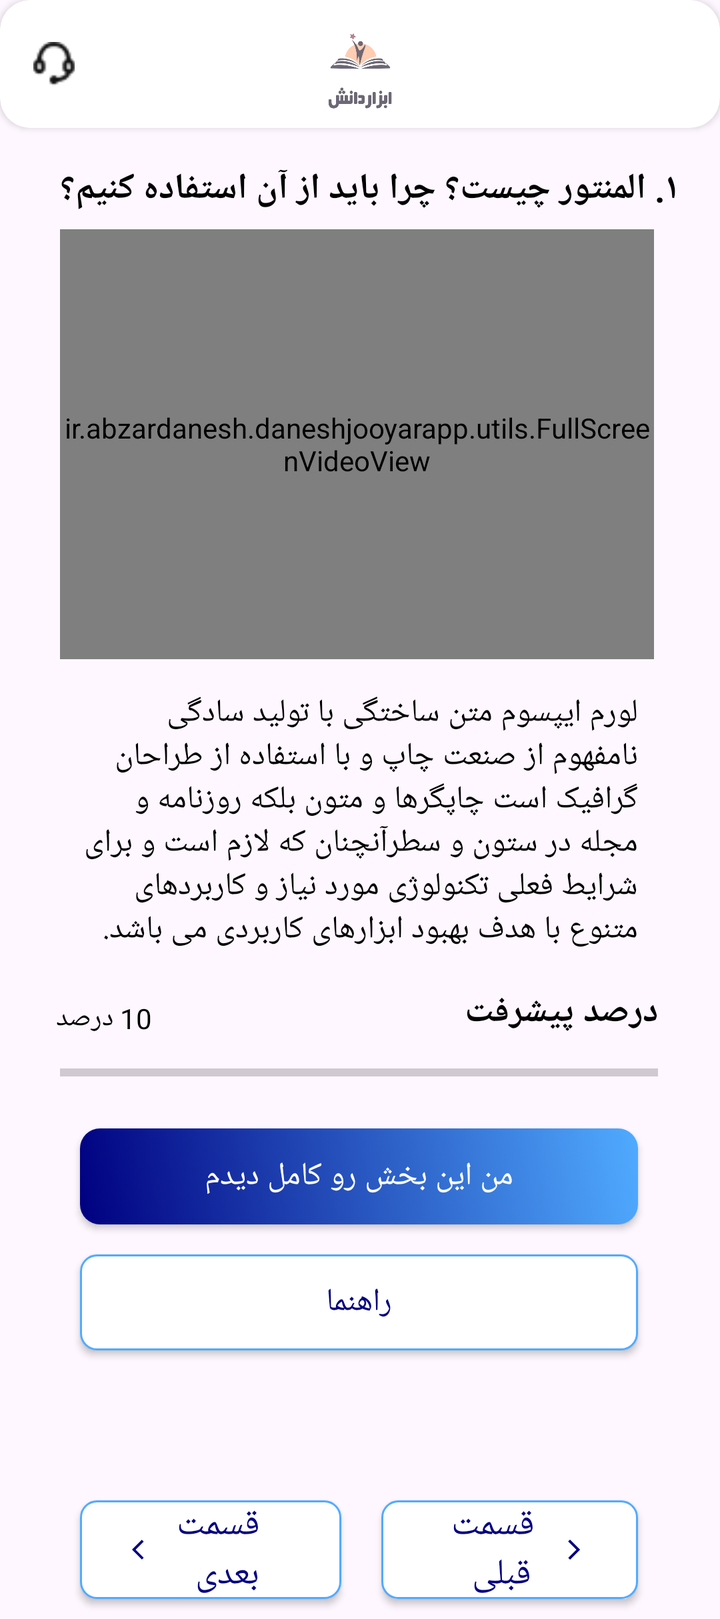
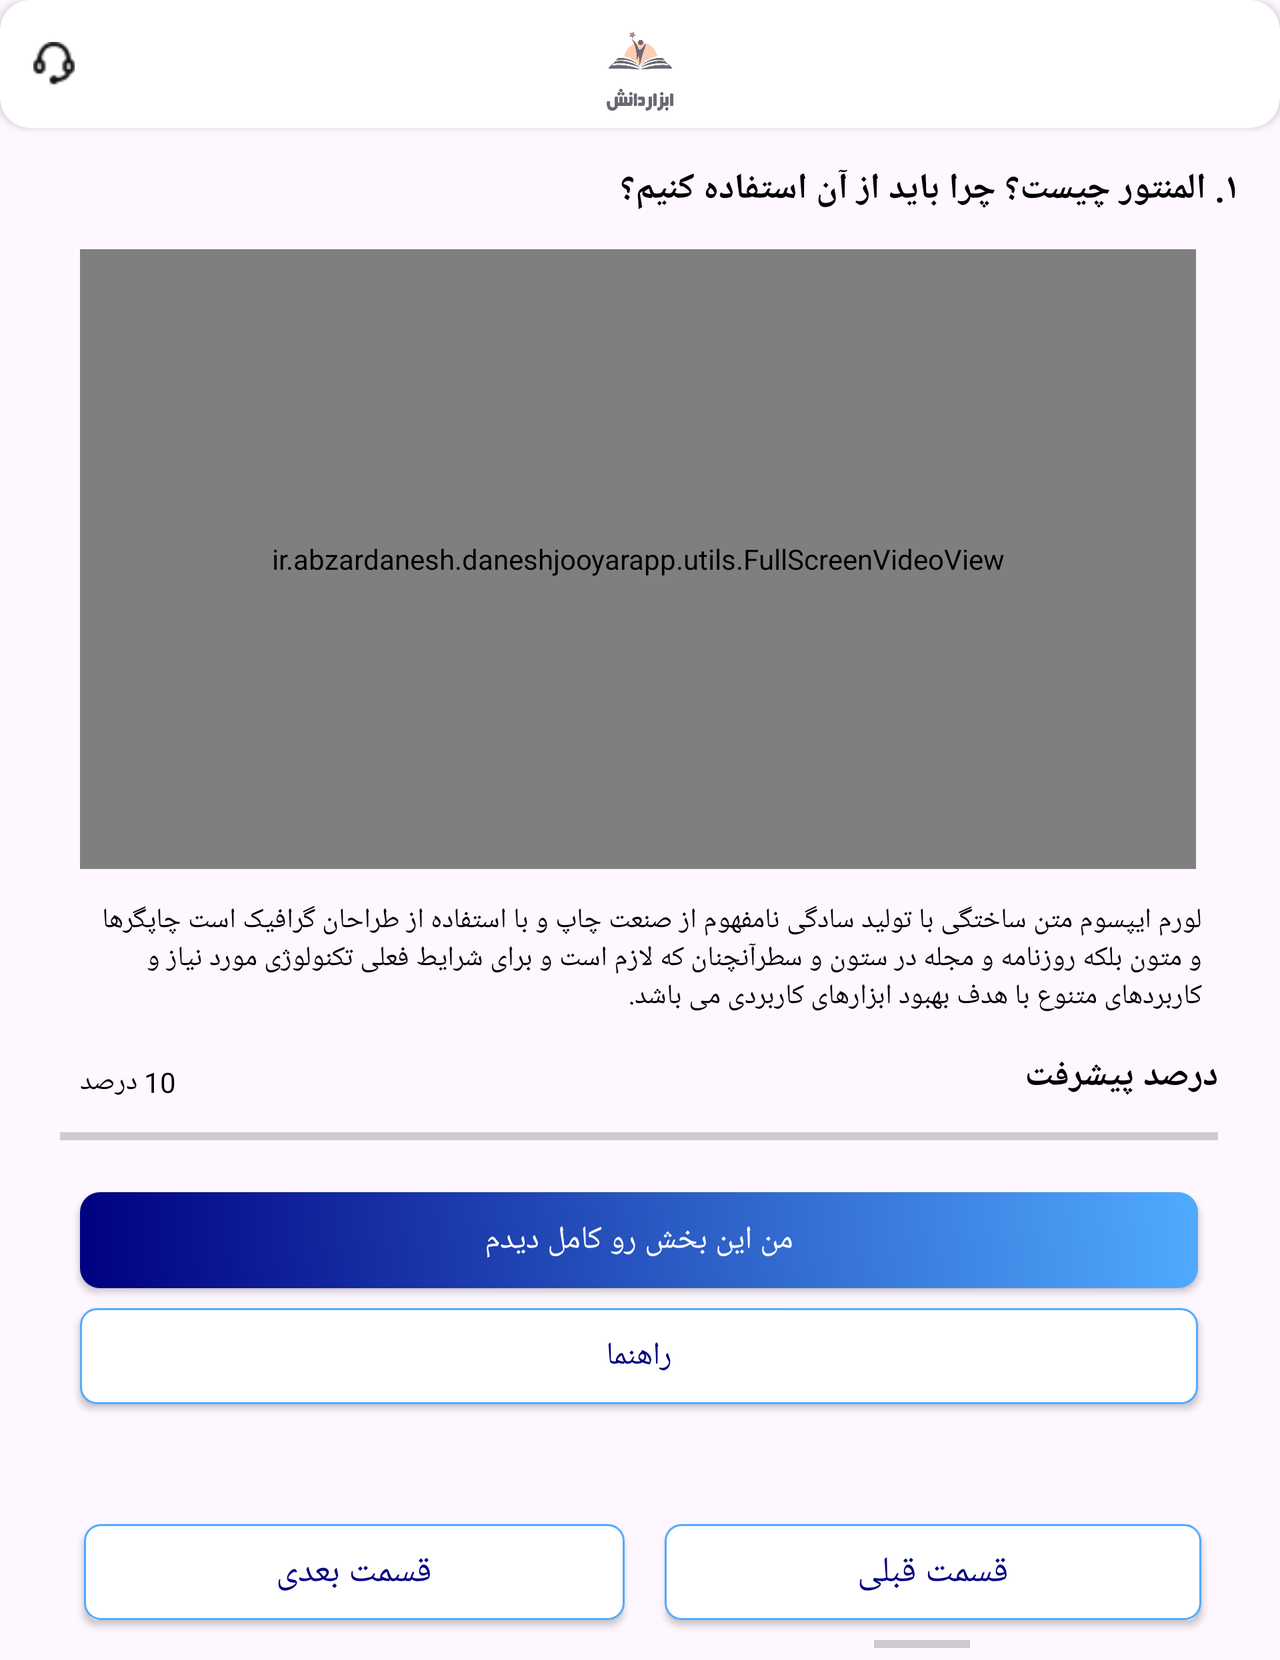

Two renders of one Android screen. The first uses the default layout on a phone; the second uses the alternative layout the repository ships for a different screen configuration, on a matching device. The two XML files are below.
<!-- AndroidManifest.xml: application theme Theme.DaneshjooyarApp -->
<!-- res/layout/activity_video.xml -->
<?xml version="1.0" encoding="utf-8"?>
<ScrollView
    xmlns:android="http://schemas.android.com/apk/res/android"
    xmlns:app="http://schemas.android.com/apk/res-auto"
    xmlns:tools="http://schemas.android.com/tools"
    android:layout_width="match_parent"
    android:layout_height="wrap_content"
    tools:context=".activity.VideoActivity">

    <RelativeLayout
        android:layout_width="match_parent"
        android:layout_height="wrap_content">
        <androidx.cardview.widget.CardView
            android:id="@+id/cardViewVideo"
            android:layout_width="match_parent"
            android:layout_height="wrap_content"
            android:elevation="3dp"
            app:cardCornerRadius="15dp">

            <androidx.appcompat.widget.Toolbar
                android:id="@+id/toolbarVideo"
                android:layout_width="match_parent"
                android:layout_height="?attr/actionBarSize"
                android:layout_alignParentTop="true"
                android:layout_marginTop="0dp"
                android:layoutDirection="ltr">

                <ImageView
                    android:id="@+id/imageViewBack"
                    android:layout_width="32sp"
                    android:layout_height="32dp"
                    android:layout_gravity="end"
                    android:layout_marginEnd="16dp"
                    android:src="@drawable/ic_back" />

                <ImageView
                    android:layout_width="60dp"
                    android:layout_height="50dp"
                    android:layout_gravity="center"
                    android:src="@drawable/logo_abzar" />

                <ImageView
                    android:id="@+id/imageSupport"
                    android:layout_width="22dp"
                    android:layout_height="22dp"
                    android:layout_gravity="start"
                    android:src="@drawable/support_svg" />

            </androidx.appcompat.widget.Toolbar>

        </androidx.cardview.widget.CardView>

        <RelativeLayout
            android:id="@+id/relativeVideo"
            android:layout_width="match_parent"
            android:layout_height="wrap_content"
            android:layout_marginStart="20dp"
            android:layout_below="@id/cardViewVideo"
            android:layout_marginTop="18dp"
            android:layout_marginEnd="21dp">

            <TextView
                android:id="@+id/tvTitleVideo"
                android:layout_width="wrap_content"
                android:layout_height="wrap_content"
                android:layout_alignParentEnd="true"
                android:textColor="@color/black"
                android:textSize="18sp"
                android:textStyle="bold"
                tools:text="۱. المنتور چیست؟ چرا باید از آن استفاده کنیم؟" />


            <ir.abzardanesh.daneshjooyarapp.utils.FullScreenVideoView
                android:id="@+id/videoViewActivity"
                android:layout_width="match_parent"
                android:layout_height="215dp"
                android:layout_below="@id/tvTitleVideo"
                android:layout_alignParentEnd="true"
                android:layout_marginStart="10dp"
                android:layout_marginTop="8dp"
                android:layout_marginEnd="12dp"

                />


            <TextView
                android:id="@+id/tv_textLoorm"
                android:layout_width="wrap_content"
                android:layout_height="wrap_content"
                android:layout_alignParentEnd="true"
                android:layout_below="@id/videoViewActivity"
                android:layout_marginStart="10dp"
                android:layout_marginTop="8dp"
                android:textSize="16sp"
                android:layout_marginEnd="12dp"
                android:padding="8dp"
                android:textColor="@color/text_black"
                android:text="لورم ایپسوم متن ساختگی با تولید سادگی نامفهوم از صنعت چاپ و با استفاده از طراحان گرافیک است چاپگرها و متون بلکه روزنامه و مجله در ستون و سطرآنچنان که لازم است و برای شرایط فعلی تکنولوژی مورد نیاز و کاربردهای متنوع با هدف بهبود ابزارهای کاربردی می باشد." />

            <TextView
                android:id="@+id/tvProgressBar"
                android:layout_width="wrap_content"
                android:layout_height="wrap_content"
                android:layout_alignParentEnd="true"
                android:textColor="@color/black"
                android:textSize="18sp"
                android:textStyle="bold"
                android:layout_below="@id/tv_textLoorm"
                android:layout_marginTop="10dp"
                android:layout_marginStart="10dp"
                android:layout_marginEnd="10dp"
                android:text="@string/darsadpishraft" />

            <TextView
                android:id="@+id/tv_textProgress"
                android:layout_width="wrap_content"
                android:layout_height="wrap_content"
                android:layout_below="@id/tv_textLoorm"
                android:layout_marginTop="8dp"
                android:padding="8dp"
                android:textColor="@color/text_black"
                tools:text="10 درصد" />



            <ProgressBar
                android:id="@+id/progressBar"
                style="?android:attr/progressBarStyleHorizontal"
                android:layout_width="match_parent"
                android:layout_height="match_parent"
                android:layout_below="@id/tvProgressBar"
                android:layout_marginStart="10dp"
                android:layout_marginTop="10dp"
                android:layout_marginEnd="10dp"
                android:layoutDirection="ltr" />


            <androidx.appcompat.widget.AppCompatButton
                android:id="@+id/btn_complete"
                android:layout_marginTop="20dp"
                android:layout_width="match_parent"
                android:layout_height="wrap_content"
                android:text="@string/complete"
                android:layout_below="@id/progressBar"
                android:textColor="@color/white"
                android:layout_marginStart="20dp"
                android:layout_marginEnd="20dp"
                android:background="@drawable/bg_btn"
                android:textSize="16sp"/>

            <androidx.appcompat.widget.AppCompatButton
                android:id="@+id/btn_help"
                android:layout_marginTop="15dp"
                android:layout_width="match_parent"
                android:layout_height="wrap_content"
                android:text="راهنما"
                android:layout_below="@id/btn_complete"
                android:textColor="@color/bluePoor"
                android:layout_marginStart="20dp"
                android:layout_marginEnd="20dp"
                android:background="@drawable/bg_white"
                android:textSize="16sp"/>

            <LinearLayout
                android:layout_alignParentBottom="true"
                android:layout_width="match_parent"
                android:layout_height="wrap_content"
                android:layout_below="@id/btn_help"
                android:layout_alignParentEnd="true"
                android:layout_alignParentStart="true"
                android:layout_marginTop="60dp"
                android:layout_marginBottom="5dp"
                android:orientation="horizontal">

                <androidx.appcompat.widget.AppCompatButton
                    android:id="@+id/btnNext"
                    android:layout_width="wrap_content"
                    android:layout_height="wrap_content"
                    android:layout_marginStart="20dp"
                    android:layout_marginEnd="20dp"
                    android:layout_marginBottom="10dp"
                    android:layout_marginTop="10dp"
                    android:layout_weight="0.5"
                    android:drawableStart="@drawable/arrow_left"
                    android:background="@drawable/bg_white"
                    android:paddingStart="26dp"
                    android:paddingEnd="26dp"
                    android:text=" قسمت بعدی "
                    android:textColor="@color/bluePoor"
                    android:textSize="18sp" />


                <androidx.appcompat.widget.AppCompatButton
                    android:layout_marginBottom="10dp"
                    android:layout_marginTop="10dp"
                    android:id="@+id/btnPrevious"
                    android:layout_width="wrap_content"
                    android:layout_height="wrap_content"
                    android:layout_marginEnd="20dp"
                    android:layout_weight="0.5"
                    android:background="@drawable/bg_white"
                    android:paddingStart="26dp"
                    android:drawableEnd="@drawable/arrow_right"
                    android:paddingEnd="26dp"
                    android:text=" قسمت قبلی "
                    android:textColor="@color/bluePoor"
                    android:textSize="18sp" />
            </LinearLayout>




        </RelativeLayout>

    </RelativeLayout>







</ScrollView>
<!-- resources referenced by this layout -->
<resources>
  <color name="black">#FF000000</color>
  <color name="bluePoor">#000080</color>
  <color name="text_black">#FF000000</color>
  <color name="white">#FFFFFFFF</color>
  <!-- drawable arrow_left (drawable) -->
  <vector android:autoMirrored="true" android:height="12dp"
      android:tint="#000080" android:viewportHeight="24"
      android:viewportWidth="24" android:width="12dp" xmlns:android="http://schemas.android.com/apk/res/android">
      <path android:fillColor="@android:color/white" android:pathData="M11.67,3.87L9.9,2.1 0,12l9.9,9.9 1.77,-1.77L3.54,12z"/>
  </vector>
  <!-- drawable arrow_right (drawable) -->
  <vector android:autoMirrored="true" android:height="12dp"
      android:tint="#000080" android:viewportHeight="24"
      android:viewportWidth="24" android:width="12dp" xmlns:android="http://schemas.android.com/apk/res/android">
      <path android:fillColor="@android:color/white" android:pathData="M6.23,20.23l1.77,1.77l10,-10l-10,-10l-1.77,1.77l8.23,8.23z"/>
  </vector>
  <!-- drawable bg_btn (drawable) -->
  <?xml version="1.0" encoding="utf-8"?>
  <selector
      xmlns:android="http://schemas.android.com/apk/res/android">
  
      <item >
          <shape android:shape="rectangle">
              <gradient
                  android:startColor="@color/bluePoor"
                  android:endColor="@color/blue"
                  android:angle="45"
  
                  />
              <corners android:radius="10dp"/>
  
          </shape>
      </item>
  </selector>
  <!-- drawable bg_white (drawable) -->
  <?xml version="1.0" encoding="utf-8"?>
  <selector
      xmlns:android="http://schemas.android.com/apk/res/android">
  
      <item >
          <shape android:shape="rectangle">
              <solid android:color="@color/white"/>
              <corners android:radius="8dp" />
              <stroke android:color="@color/blue"
                  android:width="1dp"/>
  
  
          </shape>
      </item>
  </selector>
  <!-- drawable logo_abzar: png bitmap (drawable, 45344 bytes) -->
  <!-- drawable support_svg: png bitmap (drawable, 512 bytes) -->
  <string name="complete">من این بخش رو کامل دیدم</string>
  <string name="darsadpishraft">درصد پیشرفت</string>
  <style name="Theme.DaneshjooyarApp" parent="Base.Theme.DaneshjooyarApp" />
  <color name="blue">#50ABFF</color>
  <style name="Base.Theme.DaneshjooyarApp" parent="Theme.Material3.DayNight.NoActionBar">
          
          <item name="colorPrimary">@color/blue_beaty</item>
          <item name="android:navigationBarColor">@color/blue_beaty</item>
          <item name="android:navigationMode">@color/bluePoor</item>
  
  
  
  
      </style>
  <color name="blue_beaty">#2E56E4</color>
</resources>
<!-- res/layout-land/activity_video.xml (the repository's variant of the layout above) -->
<!-- drawn on the phone turned sideways -->
<?xml version="1.0" encoding="utf-8"?>
<ScrollView
    xmlns:android="http://schemas.android.com/apk/res/android"
    xmlns:app="http://schemas.android.com/apk/res-auto"
    xmlns:tools="http://schemas.android.com/tools"
    android:layout_width="match_parent"
    android:layout_height="wrap_content"
    tools:context=".activity.VideoActivity">

    <RelativeLayout
        android:layout_width="match_parent"
        android:layout_height="wrap_content">
        <androidx.cardview.widget.CardView
            android:id="@+id/cardViewVideo"
            android:layout_width="match_parent"
            android:layout_height="wrap_content"
            android:elevation="3dp"
            app:cardCornerRadius="15dp">

            <androidx.appcompat.widget.Toolbar
                android:id="@+id/toolbarVideo"
                android:layout_width="match_parent"
                android:layout_height="?attr/actionBarSize"
                android:layout_alignParentTop="true"
                android:layout_marginTop="0dp"
                android:layoutDirection="ltr">

                <ImageView
                    android:id="@+id/imageViewBack"
                    android:layout_width="32sp"
                    android:layout_height="32dp"
                    android:layout_gravity="end"
                    android:layout_marginEnd="16dp"
                    android:src="@drawable/ic_back" />

                <ImageView
                    android:layout_width="60dp"
                    android:layout_height="50dp"
                    android:layout_gravity="center"
                    android:src="@drawable/logo" />

                <ImageView
                    android:layout_width="22dp"
                    android:layout_height="22dp"
                    android:layout_gravity="start"
                    android:id="@+id/imageSupport"
                    android:src="@drawable/support_svg" />

            </androidx.appcompat.widget.Toolbar>

        </androidx.cardview.widget.CardView>

        <RelativeLayout
            android:id="@+id/relativeVideo"
            android:layout_width="match_parent"
            android:layout_height="wrap_content"
            android:layout_marginStart="20dp"
            android:layout_below="@id/cardViewVideo"
            android:layout_marginTop="18dp"
            android:layout_marginEnd="21dp">

            <TextView
                android:id="@+id/tvTitleVideo"
                android:layout_width="wrap_content"
                android:layout_height="wrap_content"
                android:layout_alignParentEnd="true"
                android:textColor="@color/black"
                android:textSize="18sp"
                android:textStyle="bold"
                tools:text="۱. المنتور چیست؟ چرا باید از آن استفاده کنیم؟" />


            <ir.abzardanesh.daneshjooyarapp.utils.FullScreenVideoView
                android:id="@+id/videoViewActivity"
                android:layout_width="match_parent"
                android:layout_height="310dp"
                android:layout_below="@id/tvTitleVideo"
                android:layout_alignParentEnd="true"
                android:layout_marginStart="20dp"
                android:layout_marginTop="18dp"
                android:layout_marginEnd="21dp"
                />



            <TextView
                android:id="@+id/tv_textLoorm"
                android:layout_width="wrap_content"
                android:layout_height="wrap_content"
                android:layout_below="@id/videoViewActivity"
                android:layout_alignParentEnd="true"
                android:layout_marginTop="8dp"
                android:layout_marginStart="10dp"
                android:layout_marginEnd="10dp"
                tools:text="لورم ایپسوم متن ساختگی با تولید سادگی نامفهوم از صنعت چاپ و با استفاده از طراحان گرافیک است چاپگرها و متون بلکه روزنامه و مجله در ستون و سطرآنچنان که لازم است و برای شرایط فعلی تکنولوژی مورد نیاز و کاربردهای متنوع با هدف بهبود ابزارهای کاربردی می باشد."
                android:textColor="@color/text_black"
                android:padding="8dp"/>

            <TextView
                android:id="@+id/tvProgressBar"
                android:layout_width="wrap_content"
                android:layout_height="wrap_content"
                android:layout_alignParentEnd="true"
                android:textColor="@color/black"
                android:textSize="18sp"
                android:textStyle="bold"
                android:layout_below="@id/tv_textLoorm"
                android:layout_marginTop="10dp"
                android:layout_marginStart="10dp"
                android:layout_marginEnd="10dp"
                tools:text="درصد پیشرفت" />

            <TextView
                android:id="@+id/tv_textProgress"
                android:layout_width="wrap_content"
                android:layout_height="wrap_content"
                android:layout_below="@id/tv_textLoorm"
                android:layout_alignParentStart="true"
                android:layout_marginStart="12dp"
                android:layout_marginTop="8dp"
                android:padding="8dp"
                android:textColor="@color/text_black"
                android:text="10 درصد" />


            <ProgressBar
                android:layout_width="match_parent"
                android:layout_height="match_parent"
                android:id="@+id/seekBar"
                style="?android:attr/progressBarStyleHorizontal"
                android:layout_marginTop="10dp"
                android:layout_marginStart="10dp"
                android:layout_marginEnd="10dp"
                android:max="100"
                android:progress="0"
                android:layout_below="@id/tvProgressBar"
                android:layoutDirection="rtl"
                />


            <androidx.appcompat.widget.AppCompatButton
                android:id="@+id/btn_complete"
                android:layout_marginTop="20dp"
                android:layout_width="match_parent"
                android:layout_height="wrap_content"
                android:text="@string/complete"
                android:layout_below="@id/seekBar"
                android:textColor="@color/white"
                android:layout_marginStart="20dp"
                android:layout_marginEnd="20dp"
                android:background="@drawable/bg_btn"
                android:textSize="16sp"/>

            <androidx.appcompat.widget.AppCompatButton
                android:id="@+id/btn_help"
                android:layout_marginTop="10dp"
                android:layout_width="match_parent"
                android:layout_height="wrap_content"
                android:text="راهنما"
                android:layout_below="@id/btn_complete"
                android:textColor="@color/bluePoor"
                android:layout_marginStart="20dp"
                android:layout_marginEnd="20dp"
                android:background="@drawable/bg_white"
                android:textSize="16sp"/>

            <LinearLayout
                android:layout_alignParentBottom="true"
                android:layout_width="wrap_content"
                android:layout_height="wrap_content"
                android:layout_below="@id/btn_help"
                android:layout_alignParentEnd="true"
                android:layout_marginStart="2dp"
                android:layout_alignParentStart="true"
                android:layout_marginEnd="-2dp"
                android:layout_marginTop="60dp"
                android:layout_marginBottom="0dp"
                android:orientation="horizontal">

                <androidx.appcompat.widget.AppCompatButton
                    android:id="@+id/btnNext"
                    android:layout_width="wrap_content"
                    android:layout_height="wrap_content"
                    android:layout_marginStart="20dp"
                    android:layout_marginEnd="20dp"
                    android:layout_marginBottom="20dp"
                    android:layout_weight="0.5"
                    android:background="@drawable/bg_white"
                    android:paddingStart="26dp"
                    android:paddingTop="8dp"
                    android:paddingEnd="26dp"
                    android:paddingBottom="8dp"
                    android:text=" قسمت بعدی "
                    android:textColor="@color/bluePoor"
                    android:textSize="18sp" />


                <androidx.appcompat.widget.AppCompatButton
                    android:id="@+id/btnPrevious"
                    android:layout_width="wrap_content"
                    android:layout_height="wrap_content"
                    android:layout_marginEnd="20dp"
                    android:layout_marginBottom="20dp"
                    android:layout_weight="0.5"
                    android:background="@drawable/bg_white"
                    android:paddingStart="26dp"
                    android:paddingTop="8dp"
                    android:paddingEnd="26dp"
                    android:paddingBottom="8dp"
                    android:text=" قسمت قبلی "
                    android:textColor="@color/bluePoor"
                    android:textSize="18sp" />
            </LinearLayout>

            <ProgressBar
                android:id="@+id/progressBar2"
                style="?android:attr/progressBarStyleHorizontal"
                android:layout_width="wrap_content"
                android:layout_height="wrap_content"
                android:layout_alignParentEnd="true"
                android:layout_alignParentBottom="true"
                android:layout_marginEnd="134dp"
                android:layout_marginBottom="250dp" />


        </RelativeLayout>

    </RelativeLayout>







</ScrollView>
<!-- resources referenced by the variant -->
<!-- as the phone turned sideways resolves them -->
<resources>
  <color name="black">#FF000000</color>
  <color name="bluePoor">#000080</color>
  <color name="text_black">#FF000000</color>
  <color name="white">#FFFFFFFF</color>
  <!-- drawable bg_btn (drawable) -->
  <?xml version="1.0" encoding="utf-8"?>
  <selector
      xmlns:android="http://schemas.android.com/apk/res/android">
  
      <item >
          <shape android:shape="rectangle">
              <gradient
                  android:startColor="@color/bluePoor"
                  android:endColor="@color/blue"
                  android:angle="45"
  
                  />
              <corners android:radius="10dp"/>
  
          </shape>
      </item>
  </selector>
  <!-- drawable bg_white (drawable) -->
  <?xml version="1.0" encoding="utf-8"?>
  <selector
      xmlns:android="http://schemas.android.com/apk/res/android">
  
      <item >
          <shape android:shape="rectangle">
              <solid android:color="@color/white"/>
              <corners android:radius="8dp" />
              <stroke android:color="@color/blue"
                  android:width="1dp"/>
  
  
          </shape>
      </item>
  </selector>
  <!-- drawable logo: jpg bitmap (drawable, 17713 bytes) -->
  <!-- drawable support_svg: png bitmap (drawable, 512 bytes) -->
  <string name="complete">من این بخش رو کامل دیدم</string>
  <style name="Theme.DaneshjooyarApp" parent="Base.Theme.DaneshjooyarApp" />
  <color name="blue">#50ABFF</color>
  <style name="Base.Theme.DaneshjooyarApp" parent="Theme.Material3.DayNight.NoActionBar">
          
          <item name="colorPrimary">@color/blue_beaty</item>
          <item name="android:navigationBarColor">@color/blue_beaty</item>
          <item name="android:navigationMode">@color/bluePoor</item>
  
  
  
  
      </style>
  <color name="blue_beaty">#2E56E4</color>
</resources>
